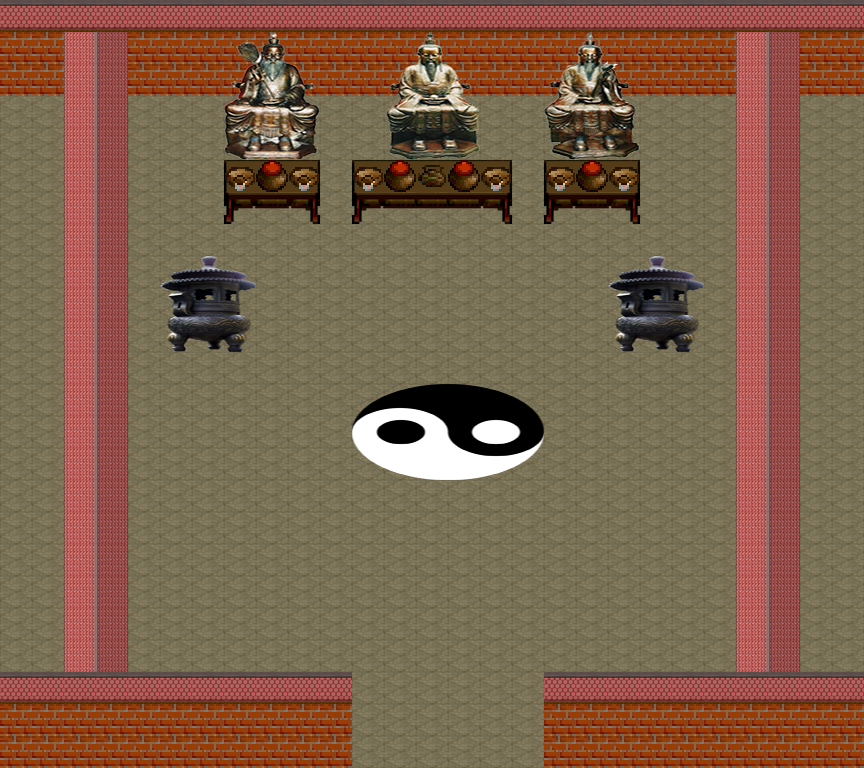

This is a level from a 2D game, rendered from its Tiled map with the project's own tilesets. A one-line summary and the complete map file follow:
An orthogonal 27x24 tile map with 32x32 px tiles, 1 tile layer (bg), 1 hidden layer not drawn.

<map version="1.2" tiledversion="1.2.0" orientation="orthogonal" renderorder="right-down" width="27" height="24" tilewidth="32" tileheight="32" infinite="0" nextlayerid="7" nextobjectid="1">
 <properties>
  <property name="name" value="无机阁" />
 </properties>
 <tileset firstgid="1" source="tile6.tsx" />
 <layer id="6" name="bg" width="27" height="24">
  <data encoding="csv">
25,25,25,25,25,25,25,25,25,25,25,25,25,25,25,25,25,25,25,25,25,25,25,25,25,25,25,
22,21,23,24,22,21,22,26,27,28,22,21,22,67,22,21,22,21,53,21,22,21,22,23,24,21,22,
22,21,23,24,22,21,22,29,30,31,22,21,68,69,70,21,22,44,45,46,22,21,22,23,24,21,22,
2,2,23,24,2,2,2,32,33,34,2,2,71,72,73,2,2,47,48,49,2,2,2,23,24,2,2,
2,2,23,24,2,2,2,35,36,37,2,2,74,75,76,2,2,50,51,52,2,2,2,23,24,2,2,
2,2,23,24,2,2,2,66,64,65,2,66,64,63,64,65,2,66,64,65,2,2,2,23,24,2,2,
2,2,23,24,2,2,2,41,42,43,2,41,42,42,42,43,2,41,42,43,2,2,2,23,24,2,2,
2,2,23,24,2,2,2,2,2,2,2,2,2,2,2,2,2,2,2,2,2,2,2,23,24,2,2,
2,2,23,24,2,54,55,56,2,2,2,2,2,2,2,2,2,2,2,54,55,56,2,23,24,2,2,
2,2,23,24,2,57,58,59,2,2,2,2,2,2,2,2,2,2,2,57,58,59,2,23,24,2,2,
2,2,23,24,2,60,61,62,2,2,2,2,2,2,2,2,2,2,2,60,61,62,2,23,24,2,2,
2,2,23,24,2,2,2,2,2,2,2,2,2,2,2,2,2,2,2,2,2,2,2,23,24,2,2,
2,2,23,24,2,2,2,2,2,2,2,3,4,5,6,7,8,2,2,2,2,2,2,23,24,2,2,
2,2,23,24,2,2,2,2,2,2,2,9,10,11,12,13,14,2,2,2,2,2,2,23,24,2,2,
2,2,23,24,2,2,2,2,2,2,2,15,16,17,18,19,20,2,2,2,2,2,2,23,24,2,2,
2,2,23,24,2,2,2,2,2,2,2,2,2,2,2,2,2,2,2,2,2,2,2,23,24,2,2,
2,2,23,24,2,2,2,2,2,2,2,2,2,2,2,2,2,2,2,2,2,2,2,23,24,2,2,
2,2,23,24,2,2,2,2,2,2,2,2,2,2,2,2,2,2,2,2,2,2,2,23,24,2,2,
2,2,23,24,2,2,2,2,2,2,2,2,2,2,2,2,2,2,2,2,2,2,2,23,24,2,2,
2,2,23,24,2,2,2,2,2,2,2,2,2,2,2,2,2,2,2,2,2,2,2,23,24,2,2,
2,2,23,24,2,2,2,2,2,2,2,2,2,2,2,2,2,2,2,2,2,2,2,23,24,2,2,
25,25,25,25,25,25,25,25,25,25,25,2,2,2,2,2,2,25,25,25,25,25,25,25,25,25,25,
22,21,22,21,22,21,22,21,22,21,22,2,2,2,2,2,2,21,22,21,22,21,22,21,22,21,22,
22,21,22,21,22,21,22,21,22,21,22,2,2,2,2,2,2,21,22,21,22,21,22,21,22,21,22
</data>
 </layer>
 <layer id="1" name="walk" width="27" height="24" visible="0">
  <data encoding="csv">
3,1,1,1,1,1,1,1,1,1,1,1,1,1,1,1,1,1,1,1,1,1,1,1,1,1,3,
3,1,1,1,1,1,1,1,1,1,1,1,1,1,1,1,1,1,1,1,1,1,1,1,1,1,3,
3,1,1,1,1,1,1,1,1,1,1,1,1,1,1,1,1,1,1,1,1,1,1,1,1,1,3,
3,3,1,1,3,3,3,1,1,1,3,3,1,1,1,3,3,1,1,1,3,3,3,1,1,3,3,
3,3,1,1,3,3,3,1,1,1,3,3,1,1,1,3,3,1,1,1,3,3,3,1,1,3,3,
3,3,1,1,3,3,3,1,1,1,3,1,1,1,1,1,3,1,1,1,3,3,3,1,1,3,3,
3,3,1,1,3,3,3,1,1,1,3,1,1,1,1,1,3,1,1,1,3,3,3,1,1,3,3,
3,3,1,1,3,3,3,3,3,3,3,3,3,3,3,3,3,3,3,3,3,3,3,1,1,3,3,
3,3,1,1,3,1,1,1,3,3,3,3,3,3,3,3,3,3,3,1,1,1,3,1,1,3,3,
3,3,1,1,3,1,1,1,3,3,3,3,3,3,3,3,3,3,3,1,1,1,3,1,1,3,3,
3,3,1,1,3,1,1,1,3,3,3,3,3,3,3,3,3,3,3,1,1,1,3,1,1,3,3,
3,3,1,1,3,3,3,3,3,3,3,3,3,3,3,3,3,3,3,3,3,3,3,1,1,3,3,
3,3,1,1,3,3,3,3,3,3,3,3,3,3,3,3,3,3,3,3,3,3,3,1,1,3,3,
3,3,1,1,3,3,3,3,3,3,3,3,3,3,3,3,3,3,3,3,3,3,3,1,1,3,3,
3,3,1,1,3,3,3,3,3,3,3,3,3,3,3,3,3,3,3,3,3,3,3,1,1,3,3,
3,3,1,1,3,3,3,3,3,3,3,3,3,3,3,3,3,3,3,3,3,3,3,1,1,3,3,
3,3,1,1,3,3,3,3,3,3,3,3,3,3,3,3,3,3,3,3,3,3,3,1,1,3,3,
3,3,1,1,3,3,3,3,3,3,3,3,3,3,3,3,3,3,3,3,3,3,3,1,1,3,3,
3,3,1,1,3,3,3,3,3,3,3,3,3,3,3,3,3,3,3,3,3,3,3,1,1,3,3,
3,3,1,1,3,3,3,3,3,3,3,3,3,3,3,3,3,3,3,3,3,3,3,1,1,3,3,
3,3,1,1,3,3,3,3,3,3,3,3,3,3,3,3,3,3,3,3,3,3,3,1,1,3,3,
3,1,1,1,1,1,1,1,1,1,1,3,3,3,3,3,3,1,1,1,1,1,1,1,1,1,3,
3,1,1,1,1,1,1,1,1,1,1,3,3,3,3,3,3,1,1,1,1,1,1,1,1,1,3,
3,1,1,1,1,1,1,1,1,1,1,3,3,3,3,3,3,1,1,1,1,1,1,1,1,1,3
</data>
 </layer>
</map>
